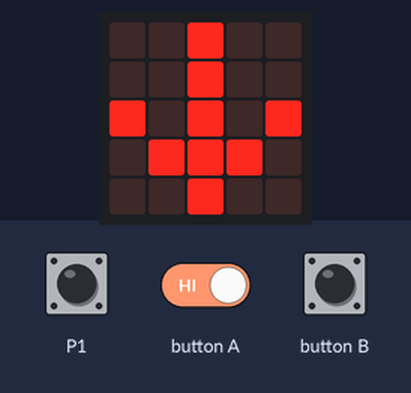
Simulated run of this program. Board: BBC micro:bit running MicroPython. Shown: the board's 5×5 LED display. The inputs (shaded band) are chosen by the test bench; at power-on: P1 LOW.

Above: at 1.2 s.
1.3 s: P1 pulled HIGH for 0.15 s
2.9 s: P1 pulled HIGH for 3.2 s
At 3.7 s:
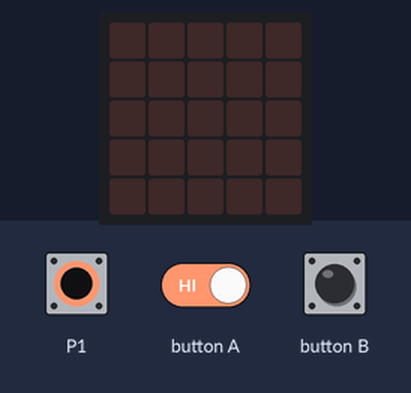
7.6 s: P1 driven HIGH and button A driven LOW
At 8.5 s:
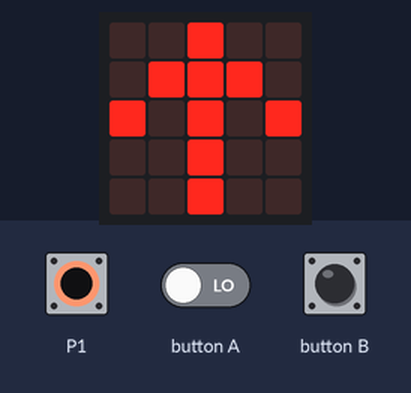
10.6 s: P1 driven LOW
At 12.0 s:
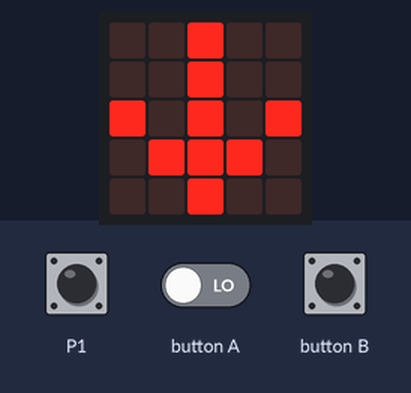
Timing chart, 0 to 13.1 s (numbered marks = the images above; inputs shaded):
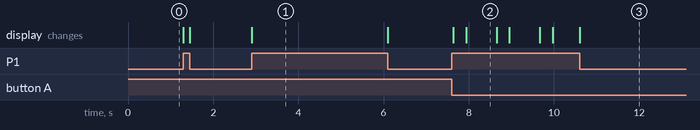

The program:

Dead_Mans_Switch.py
```python
from microbit import *

while True:
  if pin1.read_digital():
    display.clear()
    if button_a.is_pressed():
      display.show(Image.ARROW_N)

    if button_b.is_pressed():
      display.show(Image.ARROW_S)
  else:
     display.show(Image.ARROW_S)
```

Measured:
- after the input at 2.9 s, the display: changes at once (image 1)
- after the input at 7.6 s, the display: first changes at once (image 2 shows a later state)
- after the input at 10.6 s, the display: changes at once (image 3)
- what the display in image 2 shows lasts 0.8 s, from 7.9 s to 8.7 s
